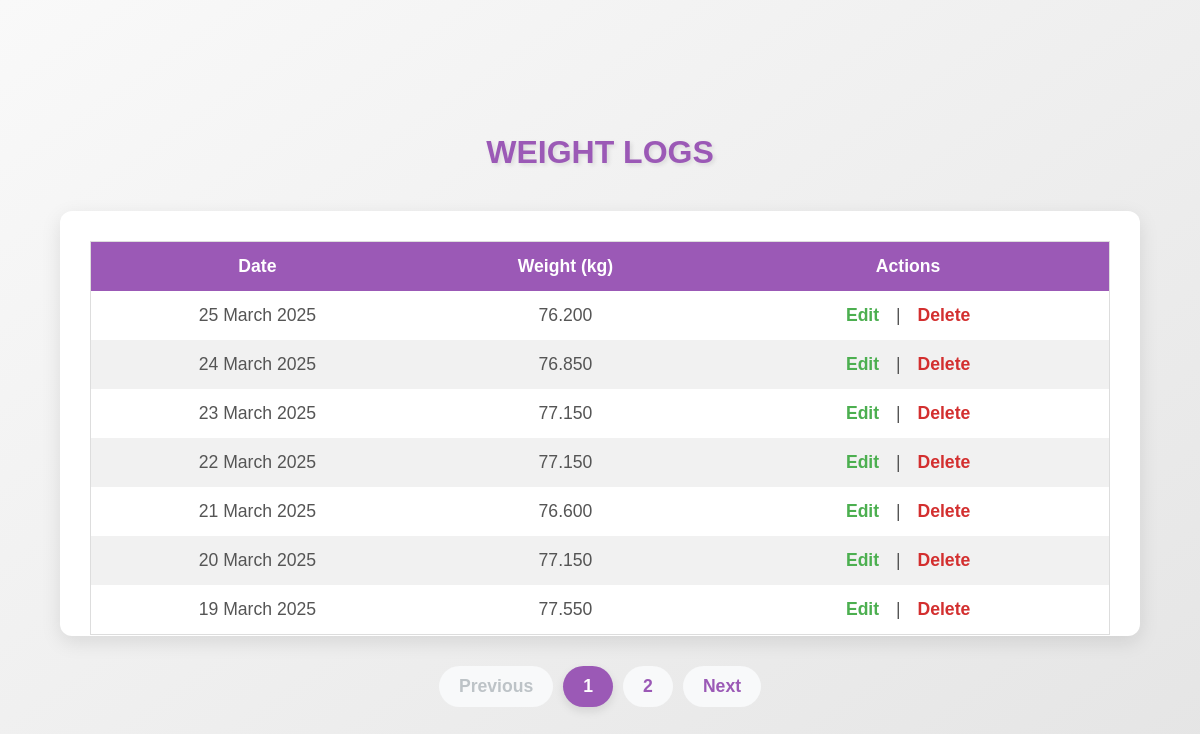
The page /view_weights on the database as committed earlier.
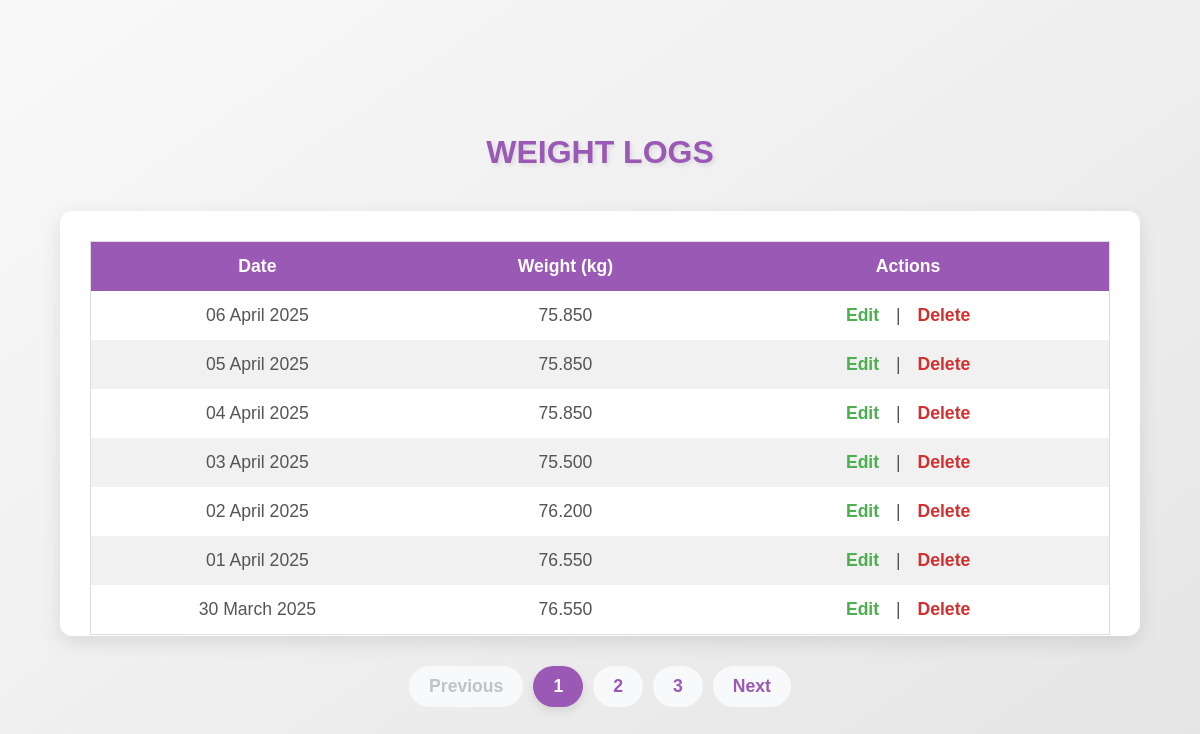
The same page on the database as committed later.
### app.py (models this page shows, shortened)
class WeightLog(db.Model):
    id = db.Column(db.Integer, primary_key=True)
    date = db.Column(db.Date, nullable=False, default=datetime.utcnow)
    weight = db.Column(Numeric(10, 3), nullable=False)

### app.py (the view)
@app.route('/view_weights', methods=['GET'])
def view_weights():
    page = request.args.get('page', 1, type=int)  # Get current page from query parameters, default to 1
    per_page = 7  # Number of logs to show per page
    weight_logs = WeightLog.query.order_by(WeightLog.date.desc()).paginate(page=page, per_page=per_page)
    return render_template('view_weights.html', weight_logs=weight_logs)

### templates/view_weights.html (shortened to what this page needs)
<!DOCTYPE html>
<html lang="en">
<head>
    <link rel="stylesheet" href="{{ url_for('static', filename='style.css') }}">
</head>
<body>
    <div>
        <h1>Weight Logs</h1>
        <div class="card">
            <table>
                <thead>
                    <tr>
                        <th>Date</th>
                        <th>Weight (kg)</th>
                        <th>Actions</th>
                    </tr>
                </thead>
                <tbody>
                    {% for log in weight_logs.items %}
                    <tr>
                        <td>{{ log.date.strftime("%d %B %Y") }}</td>
                        <td>{{ log.weight }}</td>
                        <td>
                            <a href="{{ url_for('edit_weight', id=log.id) }}">Edit</a> |
                            <a id="delete" href="{{ url_for('delete_weight', id=log.id) }}" onclick="return confirm('Are you sure you want to delete this entry?')">Delete</a>
                        </td>
                    </tr>
                    {% endfor %}
                </tbody>
            </table>
        </div>
        <div class="pagination">
            {% if weight_logs.has_prev %}
                <a href="{{ url_for('view_weights', page=weight_logs.prev_num) }}" class="page-link">Previous</a>
            {% else %}
                <span class="page-link" style="cursor: not-allowed; color: #bdc3c7;">Previous</span>
            {% endif %}
            {% for page_num in weight_logs.iter_pages() %}
                {% if page_num %}
                    <a href="{{ url_for('view_weights', page=page_num) }}" class="page-link {% if page_num == weight_logs.page %}active{% endif %}">
                        {{ page_num }}
                    </a>
                {% endif %}
            {% endfor %}
            {% if weight_logs.has_next %}
                <a href="{{ url_for('view_weights', page=weight_logs.next_num) }}" class="page-link">Next</a>
            {% else %}
                <span class="page-link" style="cursor: not-allowed; color: #bdc3c7;">Next</span>
            {% endif %}
        </div>
    </div>
</body>
</html>

Rows that differ between the two databases and show on the page:
no longer on this page (row unchanged): WeightLog: date "25 March 2025", weight "76.200"
no longer on this page (row unchanged): WeightLog: date "24 March 2025", weight "76.850"
no longer on this page (row unchanged): WeightLog: date "23 March 2025", weight "77.150"
no longer on this page (row unchanged): WeightLog: date "22 March 2025", weight "77.150"
no longer on this page (row unchanged): WeightLog: date "21 March 2025", weight "76.600"
no longer on this page (row unchanged): WeightLog: date "20 March 2025", weight "77.150"
no longer on this page (row unchanged): WeightLog: date "19 March 2025", weight "77.550"
added WeightLog: date "06 April 2025", weight "75.850"
added WeightLog: date "05 April 2025", weight "75.850"
added WeightLog: date "04 April 2025", weight "75.850"
added WeightLog: date "03 April 2025", weight "75.500"
added WeightLog: date "02 April 2025", weight "76.200"
added WeightLog: date "01 April 2025", weight "76.550"
added WeightLog: date "30 March 2025", weight "76.550"
Other text that changed with them:
new list line: "3"
